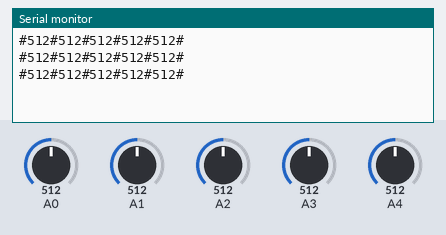
The sketch below on a simulated Arduino Uno, built with avr-gcc and run on an emulated ATmega328P. On the bench: the last lines printed to the serial monitor. The test bench sets the inputs (shaded band); at power-on: A0 = 512, A1 = 512, A2 = 512, A3 = 512, A4 = 512.

Above: at 1.3 s.
1.4 s: A0 set to 716
At 1.9 s:
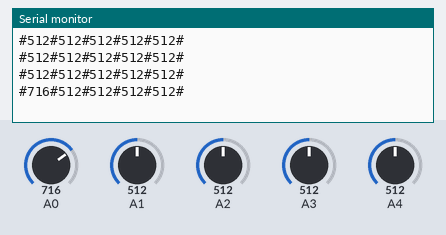
2.9 s: A1 set to 716
At 3.4 s:
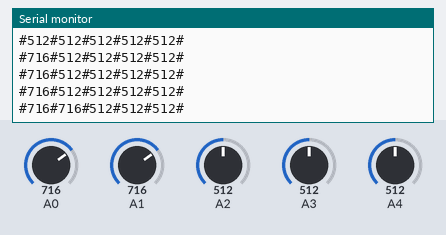
4.4 s: A2 set to 716
At 4.9 s:
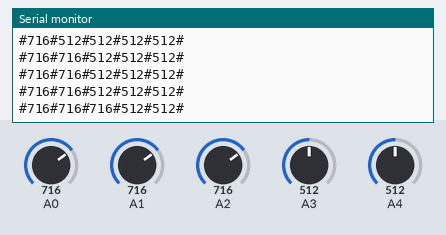
5.9 s: A3 set to 716
At 6.4 s:
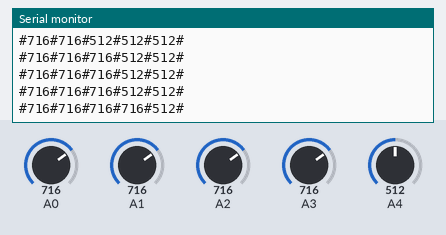
7.4 s: A4 set to 716
At 7.9 s:
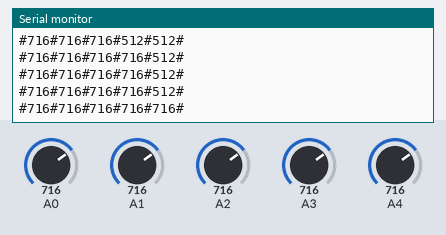
8.9 s: A0 set to 992
At 9.4 s:
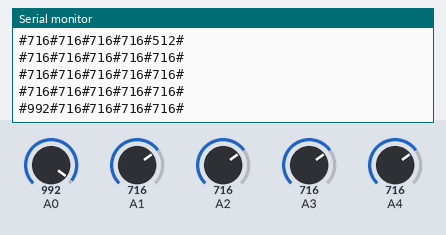
Timing chart, 0 to 11.4 s (numbered marks = the images above; inputs shaded):
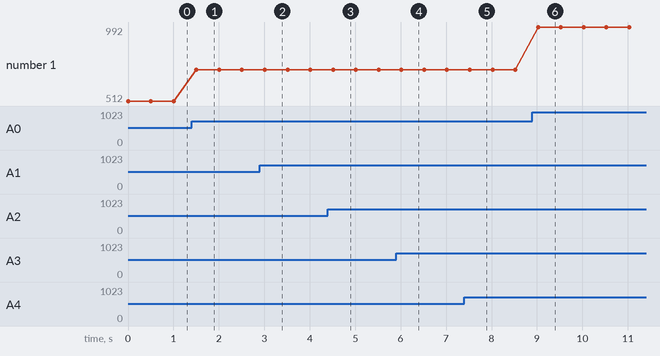

The sketch:

123.ino
```cpp
int a, b, c, d, e;

void setup() {
  Serial.begin(9600);
}

void loop() {
  a = analogRead(A0);
  b = analogRead (A1);
  c = analogRead (A2);
  d = analogRead (A3);
  e = analogRead (A4);
  Serial.print("#");
  Serial.print(a);
  Serial.print("#");
  Serial.print(b);
  Serial.print("#");
  Serial.print(c);
  Serial.print("#");
  Serial.print(d);
  Serial.print("#");
  Serial.print(e);
  Serial.println ("#");
  delay(500);
}
```

Measured:
- after the input at 1.4 s, the serial monitor: prints a new line after 0.11 s (image 1)
- after the input at 2.9 s, the serial monitor: prints a new line after 0.11 s (image 2)
- after the input at 4.4 s, the serial monitor: prints a new line after 0.11 s (image 3)
- after the input at 5.9 s, the serial monitor: prints a new line after 0.12 s (image 4)
- after the input at 7.4 s, the serial monitor: prints a new line after 0.12 s (image 5)
- after the input at 8.9 s, the serial monitor: prints a new line after 0.13 s (image 6)
- plotted number 1: 512 → 716 after the input at 1.4 s, 716 → 992 after the input at 8.9 s
